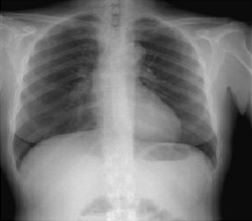
#> input picture HW3/1.bmp, 252 x 221 px
$ python add_noise_demo.py
#> lines starting #> are read from the running program, lines starting #| are printed output that depends on the picture
#> the answer given: ../../HW3/1.bmp
### project/common/image_io.py
from PIL import Image


def load_grayscale_image(path):
    """Load an image file and return a 2D list of grayscale pixel values."""
#> called with path = '../../HW3/1.bmp'
    image = Image.open(path).convert("L")
    width, height = image.size
#> width = 252; height = 221
    pixels = image.load()
    data = []
    for y in range(height):
        row = []
        for x in range(width):
            row.append(pixels[x, y])
        data.append(row)
#> after the loop, data = 221 items
    return data


def save_grayscale_image(pixels, path):
    """Save a 2D list of grayscale values to an image file."""
    if not pixels:
        raise ValueError("Pixel data is empty.")
    height = len(pixels)
    width = len(pixels[0])
    image = Image.new("L", (width, height))
    for y in range(height):
        for x in range(width):
            value = int(pixels[y][x])
            value = max(0, min(255, value))
            image.putpixel((x, y), value)
    image.save(path)

### project/common/noise.py
import random

from .utils import copy_image, clamp_pixel


def add_salt_and_pepper_noise(image, noise_level):
    """Add both salt and pepper noise to an image."""
    noisy = copy_image(image)
    height = len(noisy)
    width = len(noisy[0])
    for y in range(height):
        for x in range(width):
            r = random.random()
            if r < noise_level:
                noisy[y][x] = 0
            elif r > 1 - noise_level:
                noisy[y][x] = 255
    return noisy


# [48 lines left out: functions add_salt_noise, add_pepper_noise, add_gaussian_noise, add_uniform_noise, not called in this run]

### project/common/metrics.py
def count_noisy_pixels(f, g):
    """Count pixels that changed from f to g."""
    noisy = 0
    height = len(f)
    width = len(f[0])
    for y in range(height):
        for x in range(width):
            if g[y][x] != f[y][x]:
                noisy += 1
    return noisy


# [24 lines left out: functions count_fixed_noisy_pixels, count_damaged_clean_pixels, not called in this run]

### project/common/utils.py
def copy_image(image):
    """Deep copy a 2D list of pixel values."""
    new_image = []
    for row in image:
        new_row = []
        for value in row:
            new_row.append(value)
        new_image.append(new_row)
    return new_image


# [7 lines left out: function clamp_pixel, not called in this run]

### project/task1_add_noise/add_noise_demo.py
import os
import sys

current_dir = os.path.dirname(__file__)
parent_dir = os.path.abspath(os.path.join(current_dir, ".."))
if parent_dir not in sys.path:
    sys.path.append(parent_dir)

from common import image_io, noise, metrics


def main():
    input_path = input("Enter path to input image: ").strip()
    levels = [0.01, 0.03, 0.05, 0.1]
    original = image_io.load_grayscale_image(input_path)
#> original = 221 items

    output_dir = os.path.join(os.path.dirname(__file__), "sample_outputs")
    if not os.path.exists(output_dir):
        os.makedirs(output_dir)

    for level in levels:
        noisy = noise.add_salt_and_pepper_noise(original, level)
        output_path = os.path.join(output_dir, f"noisy_level_{str(level).replace('.', '_')}.png")
        image_io.save_grayscale_image(noisy, output_path)
        noisy_count = metrics.count_noisy_pixels(original, noisy)
        total_pixels = len(original) * len(original[0])
        percent = (noisy_count / total_pixels) * 100
        print(f"Noise level {level}: noisy pixels = {noisy_count} ({percent:.2f}%) saved to {output_path}")
#> this loop made 4 passes
#> (noisy_count, percent) on passes 1 to 4: (1079, 1.94), (3275, 5.88), (5688, 10.21), (11237, 20.18)
#| Noise level 0.01: noisy pixels = 1079 (1.94%) saved to project/task1_add_noise/sample_outputs/noisy_level_0_01.png
#| Noise level 0.03: noisy pixels = 3275 (5.88%) saved to project/task1_add_noise/sample_outputs/noisy_level_0_03.png
#| Noise level 0.05: noisy pixels = 5688 (10.21%) saved to project/task1_add_noise/sample_outputs/noisy_level_0_05.png
#| Noise level 0.1: noisy pixels = 11237 (20.18%) saved to project/task1_add_noise/sample_outputs/noisy_level_0_1.png
#> pass 1, in save_grayscale_image, `image.save(path)`:
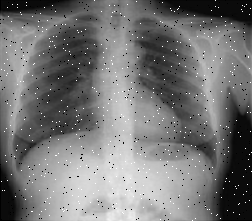
#> saved as noisy_level_0_01.png: PIL image 252x221 L; min 0, max 255, mean 117.6
#> pass 2, in save_grayscale_image (call 2), `image.save(path)`:
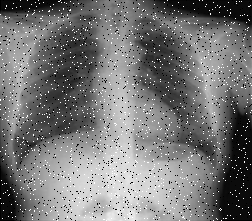
#> saved as noisy_level_0_03.png: PIL image 252x221 L; min 0, max 255, mean 118.1


if __name__ == "__main__":
    main()

$ run again, on HW3/4.bmp
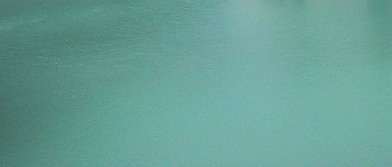
#> input picture HW3/4.bmp, 392 x 167 px
#> after the loop in load_grayscale_image, `for y in range(height):`: data = 167 items
#> the loop in main, `for level in levels:` made 4 passes
#> (noisy_count, percent) on passes 1 to 4: (1286, 1.96), (3889, 5.94), (6671, 10.19), (13172, 20.12)
#> (printed output is left out)
#> pass 1, in save_grayscale_image, `image.save(path)`:
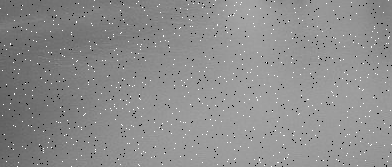
#> saved as noisy_level_0_01.png: PIL image 392x167 L; min 0, max 255, mean 141.1
#> pass 2, in save_grayscale_image (call 2), `image.save(path)`:
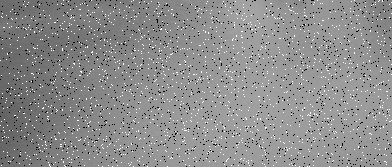
#> saved as noisy_level_0_03.png: PIL image 392x167 L; min 0, max 255, mean 140.6

$ run again, on HW3/3.jpg
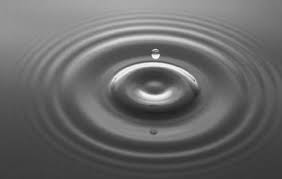
#> input picture HW3/3.jpg, 282 x 179 px
#> after the loop in load_grayscale_image, `for y in range(height):`: data = 179 items
#> the loop in main, `for level in levels:` made 4 passes
#> (noisy_count, percent) on passes 1 to 4: (978, 1.94), (2973, 5.89), (5120, 10.14), (10192, 20.19)
#> (printed output is left out)
#> pass 1, in save_grayscale_image, `image.save(path)`:
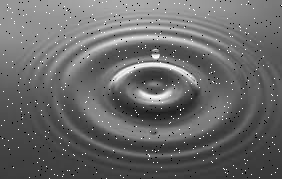
#> saved as noisy_level_0_01.png: PIL image 282x179 L; min 0, max 255, mean 104.7
#> pass 2, in save_grayscale_image (call 2), `image.save(path)`:
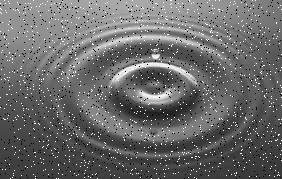
#> saved as noisy_level_0_03.png: PIL image 282x179 L; min 0, max 255, mean 105.8
